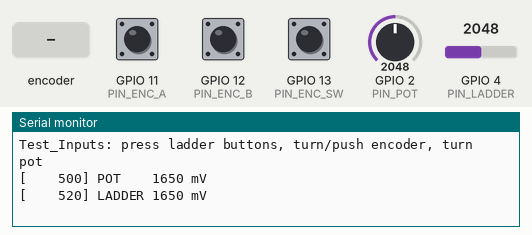
Recording of a sketch running on a simulated ESP32-S3. Shown: the last lines printed to the serial monitor. Inputs (shaded band) come from the test bench; at power-on: GPIO 2 (PIN_POT) = 2048, GPIO 4 (PIN_LADDER) = 2048, GPIO 13 (PIN_ENC_SW) HIGH, GPIO 11 (PIN_ENC_A) HIGH, GPIO 12 (PIN_ENC_B) HIGH (analog values on the 0–4095 scale).

Above: at 1.7 s.
1.8 s: GPIO 2 (PIN_POT) set to 2866
At 2.6 s:
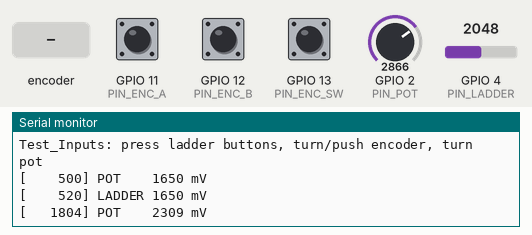
6.5 s: GPIO 4 (PIN_LADDER) set to 2866
At 7.9 s:
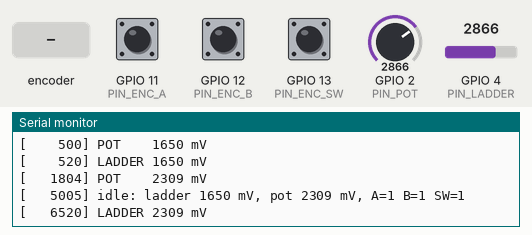
11.5 s: rotary encoder on GPIO 11 (PIN_ENC_A) / GPIO 12 (PIN_ENC_B) turned 1 step (first pin leading)
At 12.6 s:
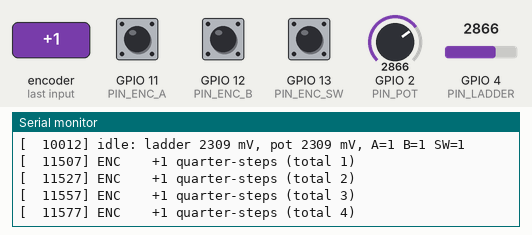
13.2 s: GPIO 13 (PIN_ENC_SW) pulled LOW for 0.15 s
At 14.3 s:
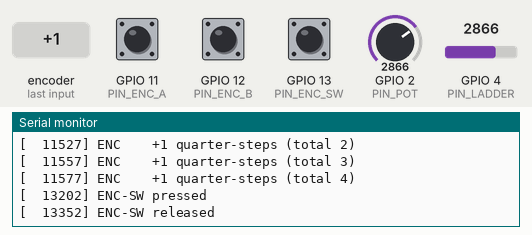
14.8 s: GPIO 2 (PIN_POT) set to 3603
At 15.5 s:
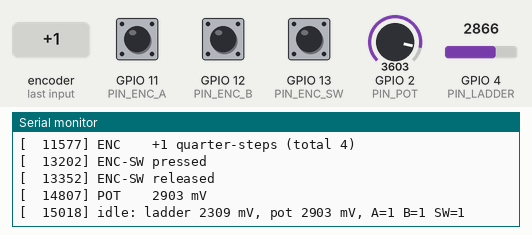
16.3 s: GPIO 4 (PIN_LADDER) set to 3603
At 16.7 s:
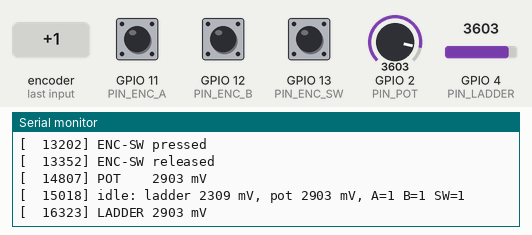

The sketch:

Test_Inputs.ino
```cpp
// Input diagnostics: resistor-ladder buttons (GPIO4), pot (GPIO2), encoder
// A/B/push (GPIO11/12/13). Prints a line whenever something changes, with
// calibrated millivolts for the analog inputs, so the ladder windows can be set
// from real readings.
#include <Arduino.h>

#define PIN_LADDER 4
#define PIN_POT    2
#define PIN_ENC_A  11
#define PIN_ENC_B  12
#define PIN_ENC_SW 13

// Quadrature decoding in the pin-change interrupt: a transition table turns
// each valid AB change into -1/+1 and ignores bounce/invalid jumps.
volatile int32_t encSteps = 0;  // quarter-steps (4 per detent on most encoders)
volatile uint8_t encState = 0;

void IRAM_ATTR onEncoder() {
  static const int8_t TABLE[16] = { 0, -1, 1, 0, 1, 0, 0, -1, -1, 0, 0, 1, 0, 1, -1, 0 };
  uint8_t ab = (digitalRead(PIN_ENC_A) << 1) | digitalRead(PIN_ENC_B);
  encState = ((encState << 2) | ab) & 0x0F;
  encSteps += TABLE[encState];
}

void setup() {
  Serial.begin(115200);
  delay(500);
  Serial.println("Test_Inputs: press ladder buttons, turn/push encoder, turn pot");

  pinMode(PIN_ENC_A, INPUT_PULLUP);
  pinMode(PIN_ENC_B, INPUT_PULLUP);
  pinMode(PIN_ENC_SW, INPUT_PULLUP);
  encState = (digitalRead(PIN_ENC_A) << 1) | digitalRead(PIN_ENC_B);
  attachInterrupt(PIN_ENC_A, onEncoder, CHANGE);
  attachInterrupt(PIN_ENC_B, onEncoder, CHANGE);

  analogReadResolution(12);  // default attenuation (11 dB) covers ~0-3.1 V
}

void loop() {
  static uint32_t lastPoll = 0, lastIdle = 0;
  static int ladderStable = -1, ladderCandidate = -1, ladderCount = 0;
  static int potReported = -1000;
  static int32_t encReported = 0;
  static int swReported = HIGH;

  uint32_t now = millis();
  if (now - lastPoll < 10) return;  // 100 Hz polling
  lastPoll = now;

  // Ladder: report a value once 3 consecutive readings agree within 40 mV.
  int ladder = analogReadMilliVolts(PIN_LADDER);
  if (ladderCandidate >= 0 && abs(ladder - ladderCandidate) <= 40) {
    if (++ladderCount == 3 && abs(ladder - ladderStable) > 40) {
      ladderStable = ladder;
      Serial.printf("[%7lu] LADDER %4d mV\n", now, ladder);
    }
  } else {
    ladderCandidate = ladder;
    ladderCount = 1;
  }

  // Pot: report changes over 40 mV (avoids noise spam).
  int pot = analogReadMilliVolts(PIN_POT);
  if (abs(pot - potReported) > 40) {
    potReported = pot;
    Serial.printf("[%7lu] POT    %4d mV\n", now, pot);
  }

  noInterrupts();
  int32_t steps = encSteps;
  interrupts();
  if (steps != encReported) {
    Serial.printf("[%7lu] ENC    %+ld quarter-steps (total %ld)\n", now, (long)(steps - encReported), (long)steps);
    encReported = steps;
  }

  int sw = digitalRead(PIN_ENC_SW);
  if (sw != swReported) {
    swReported = sw;
    Serial.printf("[%7lu] ENC-SW %s\n", now, sw == LOW ? "pressed" : "released");
  }

  if (now - lastIdle > 5000) {
    lastIdle = now;
    Serial.printf("[%7lu] idle: ladder %d mV, pot %d mV, A=%d B=%d SW=%d\n", now, ladder, pot,
                  digitalRead(PIN_ENC_A), digitalRead(PIN_ENC_B), sw);
  }
}
```

Measured:
- after the input at 1.8 s, the serial monitor: prints a new line at once (image 1)
- after the input at 6.5 s, the serial monitor: prints a new line at once (image 2)
- after the input at 11.5 s, the serial monitor: prints a new line at once (image 3)
- after the input at 13.2 s, the serial monitor: prints a new line at once (image 4)
- after the input at 14.8 s, the serial monitor: prints a new line at once (image 5)
- after the input at 16.3 s, the serial monitor: prints a new line at once (image 6)
